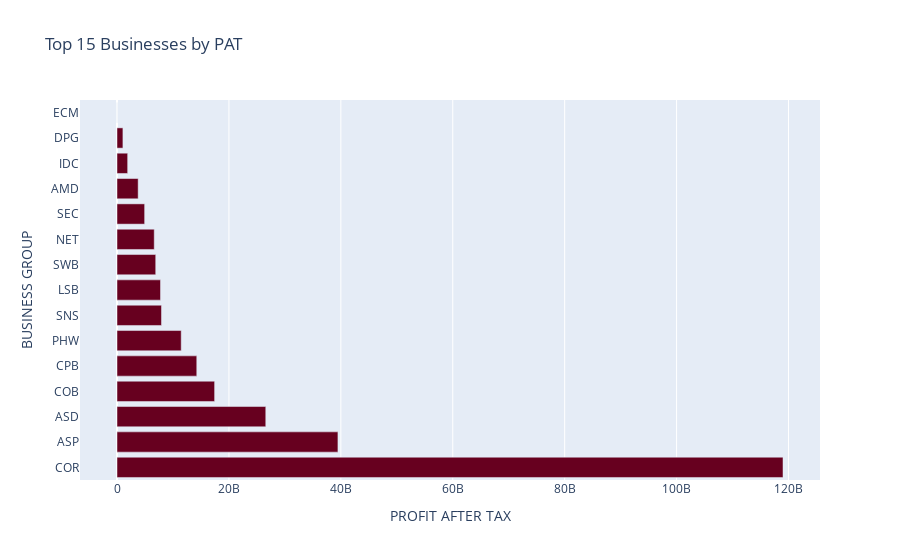

The notebook cell this image was saved under:
### Code cell
#Top 15 businesses with highest PAT amount
business_pat = df.groupby('BUSINESS GROUP')[" PROFIT AFTER TAX "].sum().reset_index()

#sort by revenue in descending order and select top 15 businesses
top_15_pat = business_pat.sort_values(by=' PROFIT AFTER TAX ', ascending=False).head(15)
#plotting as a pie chart
pio.renderers.default = "vscode"
fig = px.bar(
    top_15_pat,
    x = ' PROFIT AFTER TAX ',
    y ='BUSINESS GROUP',
    title='Top 15 Businesses by PAT',
    orientation='h',
    color_discrete_sequence=px.colors.sequential.RdBu  
)
fig.show()

### Figure 1 — Plotly figure (JSON) as saved in the notebook; plotly's stock layout.template omitted (floating-point values rounded to 4 significant figures)
{"data": [{"alignmentgroup": "True", "hovertemplate": " PROFIT AFTER TAX =%{x}<br>BUSINESS GROUP=%{y}<extra></extra>", "legendgroup": "", "marker": {"color": "rgb(103,0,31)", "pattern": {"shape": ""}}, "name": "", "offsetgroup": "", "orientation": "h", "showlegend": false, "textposition": "auto", "type": "bar", "x": [119000000000.0, 39480000000.0, 26580000000.0, 17440000000.0, 14250000000.0, 11470000000.0, 7944000000.0, 7772000000.0, 6917000000.0, 6653000000.0, 4937000000.0, 3780000000.0, 1903000000.0, 1056000000.0, -2265000.0], "xaxis": "x", "y": ["COR", "ASP", "ASD", "COB", "CPB", "PHW", "SNS", "LSB", "SWB", "NET", "SEC", "AMD", "IDC", "DPG", "ECM"], "yaxis": "y"}], "layout": {"barmode": "relative", "legend": {"tracegroupgap": 0}, "title": {"text": "Top 15 Businesses by PAT"}, "xaxis": {"anchor": "y", "domain": [0, 1], "title": {"text": " PROFIT AFTER TAX "}}, "yaxis": {"anchor": "x", "domain": [0, 1], "title": {"text": "BUSINESS GROUP"}}}}
